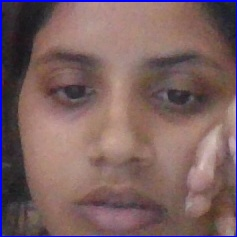
#> input picture data/data1.0.jpg, 237 x 237 px; its folder holds 4 pictures in this run
$ python classifier.py
#> lines starting #> are read from the running program, lines starting #| are printed output that depends on the picture
import numpy as np
from PIL import Image
import cv2
import os

def train_classifier(data):
#> called with data = 'data'
    path = [os.path.join(data, f) for f in os.listdir(data)]
    faces = []
    ids = []

    for image in path:
        img = Image.open(image).convert('L')
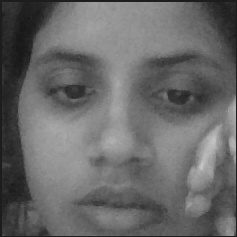
#> img: PIL image 237x237 L; min 22, max 198, mean 104.5
        imageNp = np.array(img, 'uint8')
        id = int(os.path.split(image)[1].split(".")[1])

        faces.append(imageNp)
        ids.append(id)
#> pass 2 of the loop in train_classifier, `for image in path:`:
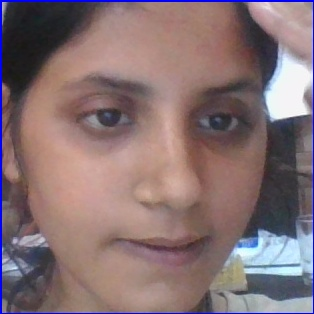
#> input picture data/data1.100.jpg, 314 x 314 px
#> in train_classifier, `img = Image.open(image).convert('L')`:
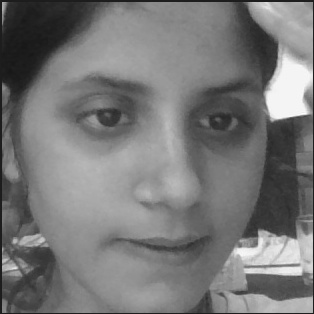
#> img: PIL image 314x314 L; min 23, max 255, mean 119.6
#> pass 3 of the loop in train_classifier, `for image in path:`:
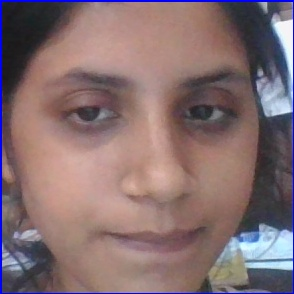
#> input picture data/data1.104.jpg, 294 x 294 px
#> in train_classifier, `img = Image.open(image).convert('L')`:
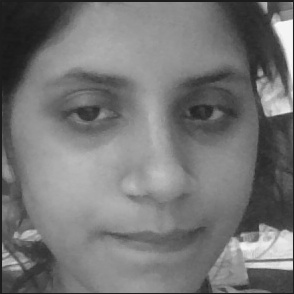
#> img: PIL image 294x294 L; min 24, max 249, mean 117.4
#> the loop made 4 passes; the first 3 are shown

    ids = np.array(ids)
    clf = cv2.face.LBPHFaceRecognizer_create()
    clf.train(faces, ids)
    clf.write("classifier.yml")

train_classifier("data")
